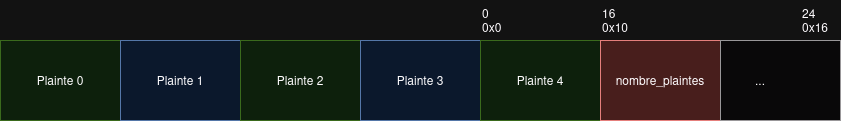
#> input picture NBCTF-qualif-2024/liberte-expression-v2/offbyone_to_oob.png, 841 x 121 px, given in place of initial_state.png, which was not available
$ python vm.py
#> lines starting #> are read from the running program, lines starting #| are printed output that depends on the picture
from PIL import Image

initial_state = Image.open("./initial_state.png").convert("L")
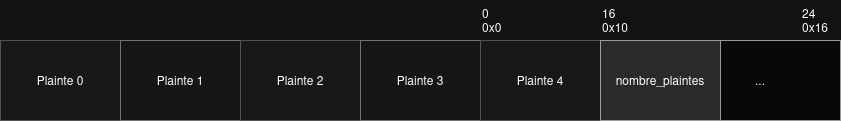
#> initial_state: PIL image 841x121 L; min 8, max 254, mean 26.4

#> (the run stopped early here; a loop or call above may not have finished)

$ run again, on NBCTF-qualif-2024/liberte-expression-v2/retaddr_overwrite.png
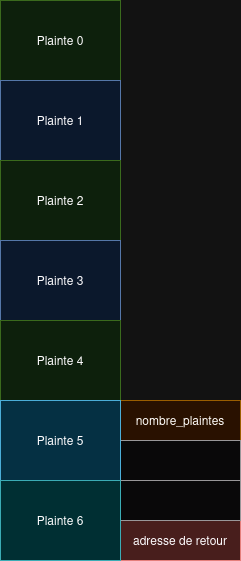
#> input picture NBCTF-qualif-2024/liberte-expression-v2/retaddr_overwrite.png, 241 x 561 px, given in place of initial_state.png, which was not available
#> `initial_state = Image.open("./initial_state.png").convert("L")`:
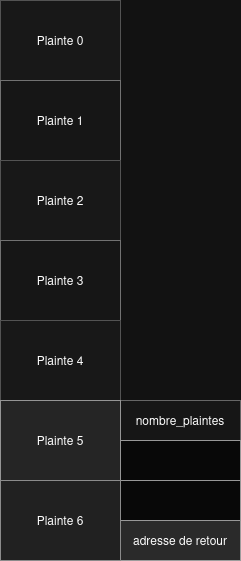
#> initial_state: PIL image 241x561 L; min 8, max 254, mean 26.8
